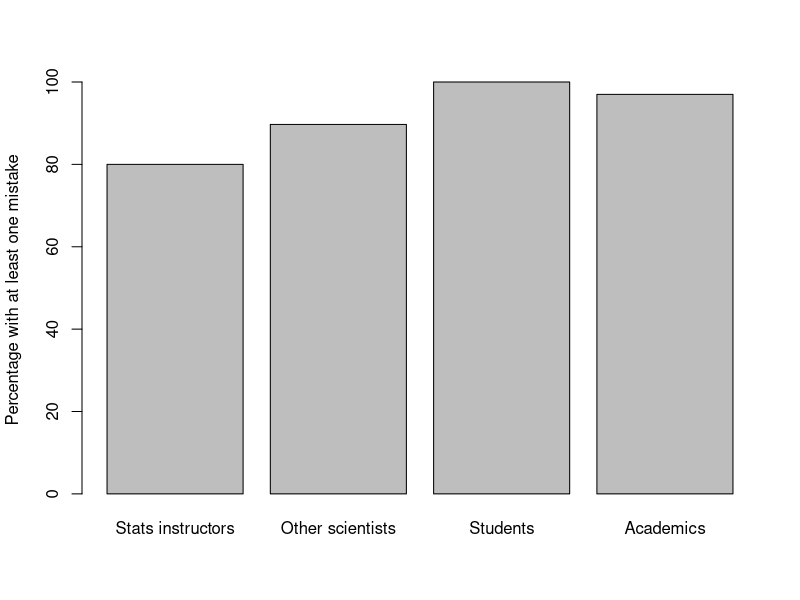

Write the R code that produced this figure.
## ---- chunk 1
knitr::opts_chunk$set(echo = FALSE)
## ---- chunk 2
d <- c(80, 89.7, 100, 97)
barplot(d, names=c("Stats instructors", "Other scientists", "Students", "Academics"), ylab = "Percentage with at least one mistake")
